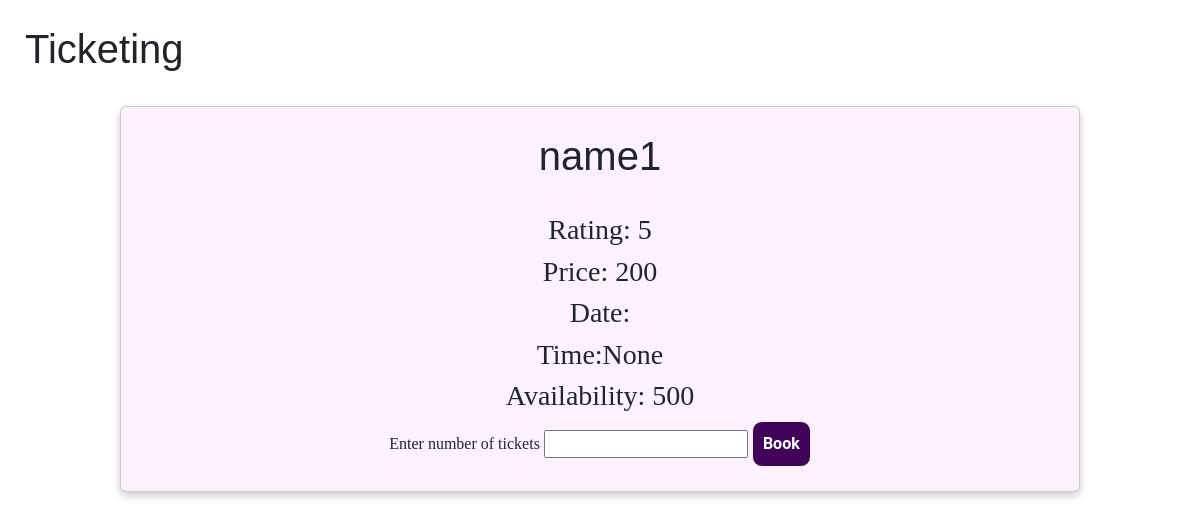
The page /booking/1 on the database as committed earlier.
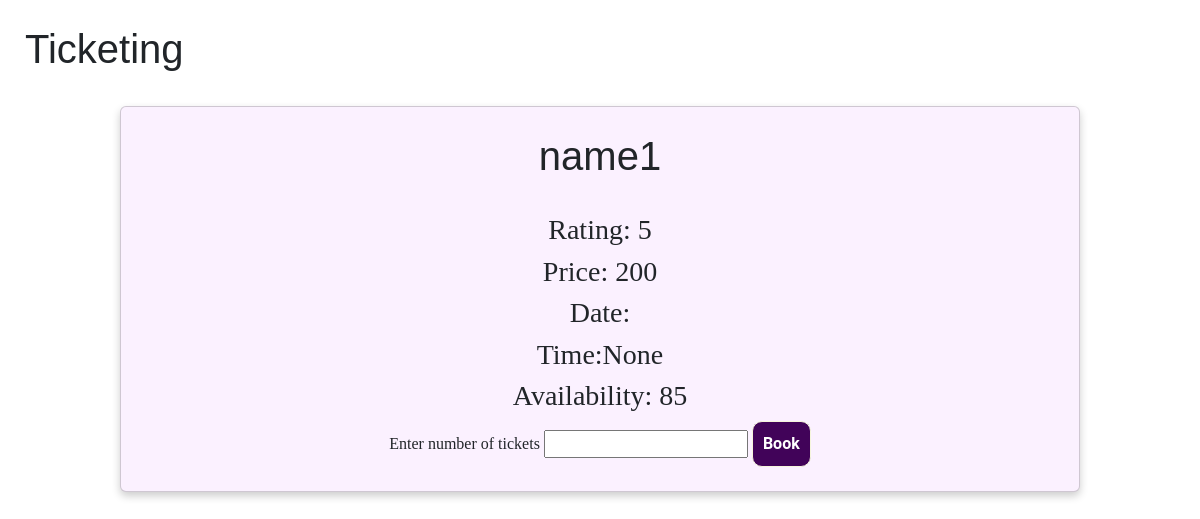
The same page on the database as committed later.
### app.py (models this page shows)
class Shows(db.Model):
    _tablename_ = 'shows'
    show_id = db.Column(db.Integer, primary_key=True, autoincrement=True)
    show_name = db.Column(db.String, unique=True, nullable=False)
    rating = db.Column(db.Integer)
    price = db.Column(db.Integer, nullable=False)
    date = db.Column(db.String)
    time = db.Column(db.String)
    availability=db.Column(db.Integer)
    venue_id = db.Column(db.Integer, db.ForeignKey('venue.venue_id'))
    ratingno = db.Column(db.Integer)

### app.py (the view)
@app.route('/booking/<show_id>',methods=['GET'])
def ticketBooking(show_id):
    conn = sqlite3.connect("database.sqlite3")
    cur = conn.cursor()
    sql1="""select * from shows where show_id=?"""
    cur.execute(sql1,(show_id,))
    shows=cur.fetchall()
    cur.close()
    return render_template('book_ticket.html',shows=shows[0])

### templates/book_ticket.html (shortened to what this page needs)
{% extends "base.html" %}
{% block body %}
<h1>Ticketing</h1>
<div class="card">
    <h1>{{shows[1]}}</h1>
    <div>
        <h3>Rating: {{shows[2]}} </h3>
    </div>
    <div>
        <h3>Price: {{shows[3]}}</h3>
    </div>
    <div>
        <h3>Date:{{shows[4]}} </h3>
    </div>
    <div>
        <h3>Time:{{shows[5]}} </h3>
    </div>
    <div>
        <h3>Availability: {{shows[7]}}</h3>
    </div>
    <form method="POST" action ='/book_ticket/{{shows[0]}}'>
    <label>Enter number of tickets</label>
    <input type="number" name="tickets"/>
    <button type="submit" >Book</button>
    </form>
</div>
{% endblock%}

Rows that differ between the two databases and show on the page:
changed Shows "name1": availability "500" → "85"
